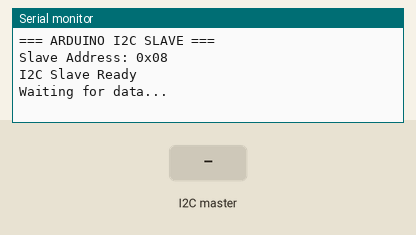
Recording of a sketch running on a simulated Arduino Uno, built with avr-gcc and run on an emulated ATmega328P. Shown: the last lines printed to the serial monitor. The inputs (shaded band) are chosen by the test bench.

Above: at 2.2 s.
2.3 s: the I2C master sends the byte 1
At 2.9 s:
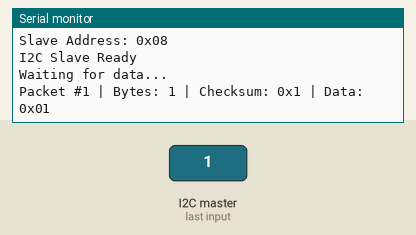
3.8 s: the I2C master sends the byte 90
At 5.0 s:
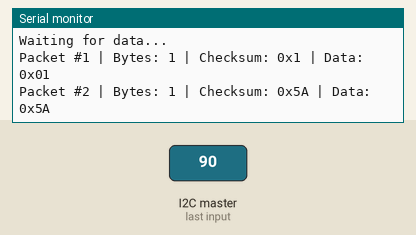
5.3 s: the I2C master sends the byte 200
At 6.4 s:
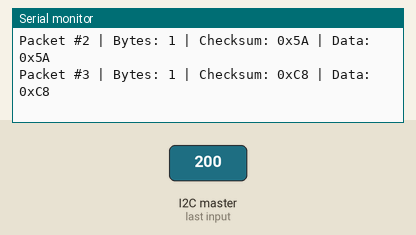

Measured:
- after the input at 2.3 s, the serial monitor: prints a new line at once (image 1)
- after the input at 3.8 s, the serial monitor: prints a new line at once (image 2)
- after the input at 5.3 s, the serial monitor: prints a new line at once (image 3)

The sketch:

pr2_Slave.ino
```cpp
#include <Wire.h>

#define I2C_SLAVE_ADDR 0x08

volatile uint8_t receivedData[64];
volatile uint8_t receivedBytes = 0;
volatile uint8_t checksumToSend = 0;
volatile unsigned long packetsReceived = 0;
volatile bool dataReady = false;

void setup() {
  Serial.begin(115200);
  delay(1000);
  Serial.println("\n=== ARDUINO I2C SLAVE ===");
  Serial.println("Slave Address: 0x08");

  // Initialize I2C as slave
  Wire.begin(I2C_SLAVE_ADDR);
  Wire.onReceive(receiveEvent);
  Wire.onRequest(requestEvent);

  Serial.println("I2C Slave Ready");
  Serial.println("Waiting for data...\n");
}

void loop() {
  // Print received data in main loop (not in ISR)
  if (dataReady) {
    dataReady = false;

    Serial.print("Packet #");
    Serial.print(packetsReceived);
    Serial.print(" | Bytes: ");
    Serial.print(receivedBytes);
    Serial.print(" | Checksum: 0x");
    Serial.print(checksumToSend, HEX);
    Serial.print(" | Data: ");
    for (int i = 0; i < min(5, (int)receivedBytes); i++) {
      Serial.print("0x");
      if (receivedData[i] < 16) Serial.print("0");
      Serial.print(receivedData[i], HEX);
      Serial.print(" ");
    }
    if (receivedBytes > 5) Serial.print("...");
    Serial.println();
  }
  delay(1);
}

// Called when master sends data - KEEP SHORT!
void receiveEvent(int numBytes) {
  receivedBytes = 0;
  checksumToSend = 0;

  // Read all bytes and calculate checksum
  while (Wire.available() && receivedBytes < 64) {
    receivedData[receivedBytes] = Wire.read();
    checksumToSend ^= receivedData[receivedBytes];
    receivedBytes++;
  }

  // Clear any remaining bytes
  while (Wire.available()) {
    Wire.read();
  }

  packetsReceived++;
  dataReady = true;
}

// Called when master requests data - KEEP SHORT!
void requestEvent() {
  Wire.write(checksumToSend);
}
```
